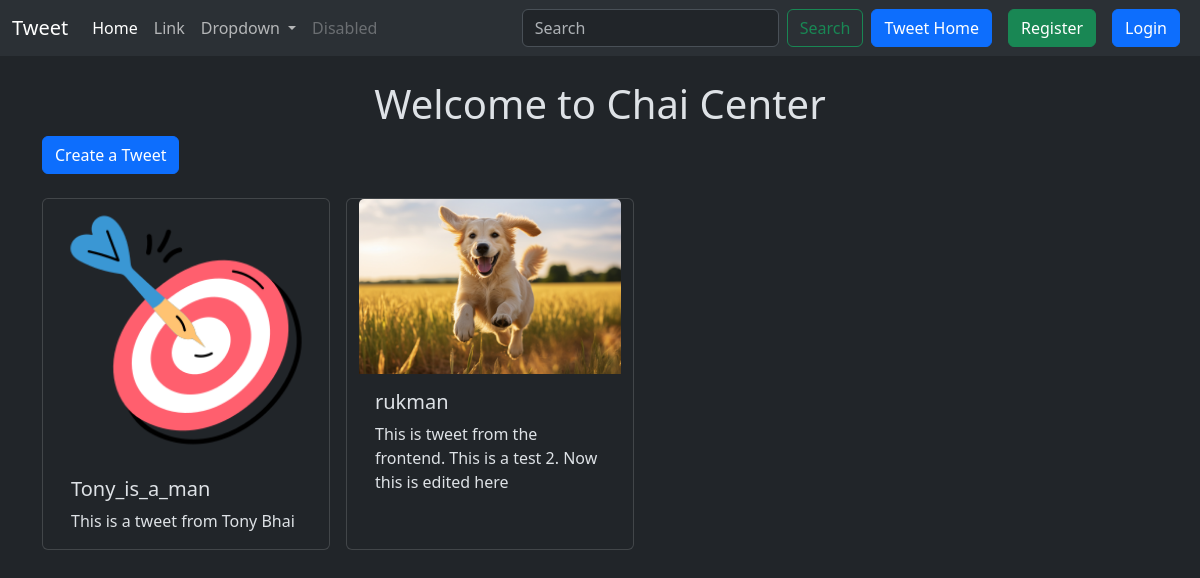
Screenshot of /tweet/ with the database file from the repository.
### tweet/models.py (models this page shows, shortened)
class Tweet(models.Model):
    user = models.ForeignKey(User, on_delete=models.CASCADE)
    text= models.TextField(max_length=240)
    photo= models.ImageField(upload_to='photos/', blank=True, null=True)
    created_at= models.DateTimeField(auto_now_add=True)
    updated_at= models.DateTimeField(auto_now=True)

### tweet/views.py (the view)
# urls.py: path('', views.tweet_list, name='tweet_list'),
def tweet_list(request):
    tweets =Tweet.objects.all().order_by('-created_at')
    return render(request, 'tweet_list.html',{'tweets': tweets})

### tweet/templates/tweet_list.html (shortened to what this page needs)
{% extends "layout.html" %}
{% block content %}
    <h1 class="text-center mt-4">Welcome to Chai Center</h1>
    <a href="{% url 'tweet_create' %}" class="btn btn-primary mb-4 ">Create a Tweet</a>
    <div class='container row gap-3'>
        {% for tweet in  tweets%}
        <div class="card" style="width: 18rem;">
            <img src="{{tweet.photo.url}}" class="card-img-top" alt="...">
            <div class="card-body">
                <h5 class="card-title">{{tweet.user.username}}</h5>
                <p class="card-text">{{tweet.text}}</p>
            </div>
        </div>
        {% endfor %}
    </div>
{% endblock %}

### rows the page displays
Tweet: photo (picture), user.username "Tony_is_a_man", text "This is a tweet from Tony Bhai"
Tweet: photo (picture), user.username "rukman", text "This is tweet from the frontend. This is a test 2. Now this is edited here"
